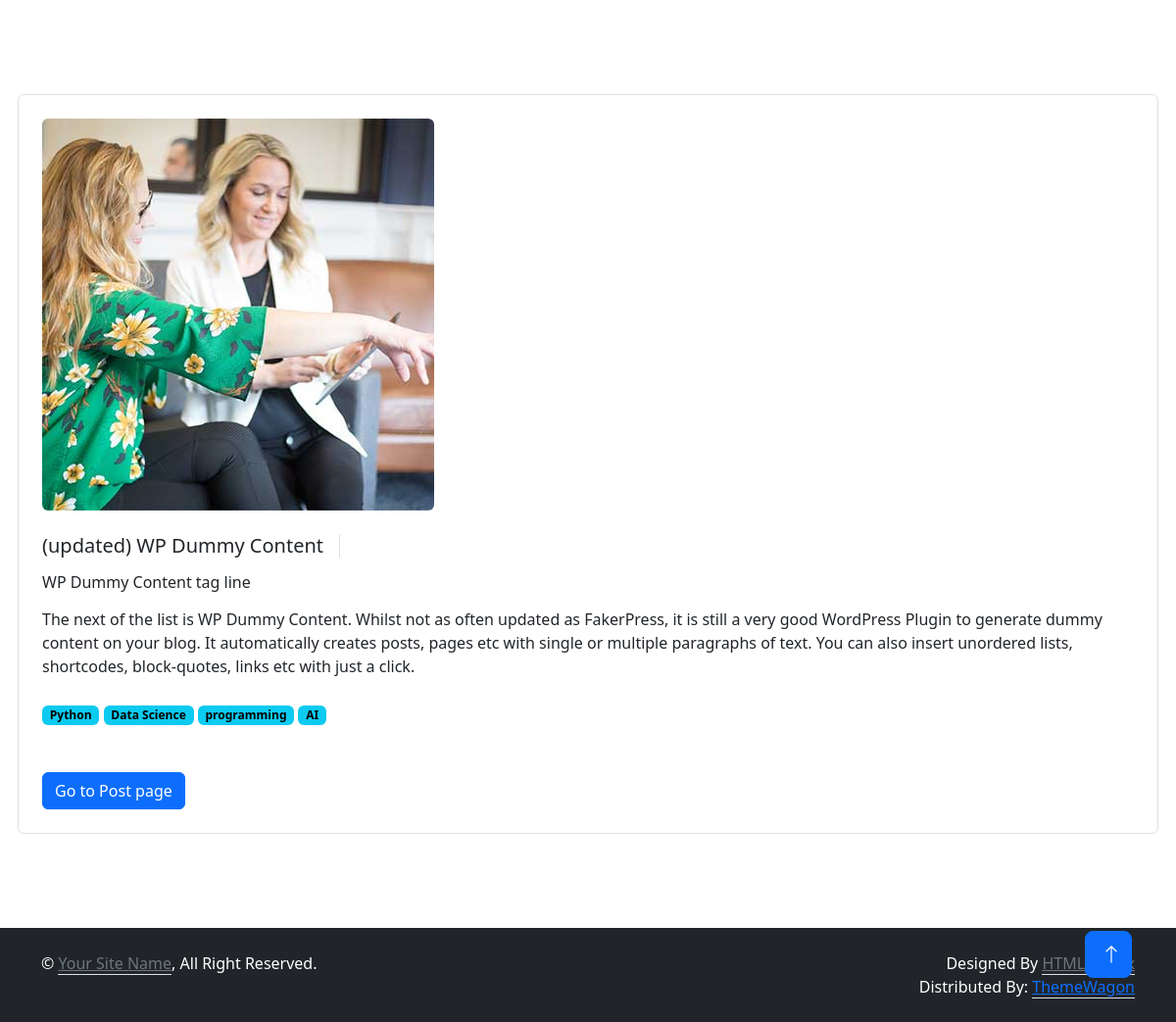
/blog/post/1, run on the app's committed database.
### blog/models.py (models this page shows, shortened)
class Post(models.Model):
    headline = models.CharField(max_length=200)
    sub_headline = models.CharField(max_length=200, null=True, blank=True)
    thumbnail = models.ImageField(null=True, blank=True, upload_to='blog/images', default='img.png')
    body = models.TextField(null=True, blank=True)
    created_at = models.DateTimeField(auto_now=True)
    active = models.BooleanField(default=False)
    featured = models.BooleanField(default=False)
    tags = models.ManyToManyField(Tags, blank=True)

class Tags(models.Model):
    name = models.CharField(max_length=200)

### blog/views.py (the view)
# urls.py: path('post/<int:id>', views.single_post, name='post'),
def single_post(request, id):
    post_obj = Post.objects.get(id = id)
    context = {
        'post_obj':post_obj,
    }
    return render(request, 'post.html', context)

### templates/post.html (shortened to what this page needs)
{% extends 'base.html' %}
{% load static %}
{% block content %}
<link href="https://cdn.jsdelivr.net/npm/bootstrap@5.3.1/dist/css/bootstrap.min.css" rel="stylesheet">
<div class="container-xxl py-6" id="about">
    <div class="container">
        <div class="row g-5">
            <div class="col-lg-12 wow fadeInUp border p-4 rounded" data-wow-delay="0.5s">
                <div class="row g-3 mb-4">
                    <div class="col-sm-12">
                        <img class="img-fluid rounded"
                            src="{% static 'img/about-2.jpg' %}" alt>
                    </div>
                </div>
                <div class="d-flex align-items-center mb-3">
                    <h5 class="border-end pe-3 me-3 mb-0">{{post_obj.headline}}</h5>
                </div>
                <div class="d-flex align-items-center mb-3">
                    <h6 class=" pe-3 me-3 mb-0">{{post_obj.sub_headline}}</h6>
                </div>
                <p class="mb-4">{{post_obj.body}}</p>
                   {% for tag in post_obj.tags.all %}
                    <span class="badge text-bg-info">{{tag.name}}</span>
                {% endfor %}
                    <div class="d-flex align-items-center pt-5">
                        <a href = " {% url 'postlist' %}" class="btn btn-primary ">Go to Post page</a>
                    </div>
            </div>
        </div>
    </div>
</div>
{% endblock %}

### static/css/style.css (style rules this page uses)
:root { --primary: #6244C5; --secondary: #FFC448; --light: #FAFAFB; --dark: #12141D; }
.py-6 { padding-top: 6rem; padding-bottom: 6rem; }
.btn { font-weight: 500; transition: .5s; }
.btn.btn-primary, .btn.btn-secondary { color: #FFFFFF; }

### data on the page
Post: headline "(updated) WP Dummy Content", sub_headline "WP Dummy Content tag line", body "The next of the list is WP Dummy Content. Whilst not as often updated as FakerPress, it is still a very good WordPress Plugin to generate dummy content on your blog. It automatically creates posts, pages etc with single or multiple paragraphs of text. You can also insert unordered lists, shortcodes, block-quotes, links etc with just a click."
Tags: name "Python"
Tags: name "Data Science"
Tags: name "programming"
Tags: name "AI"
